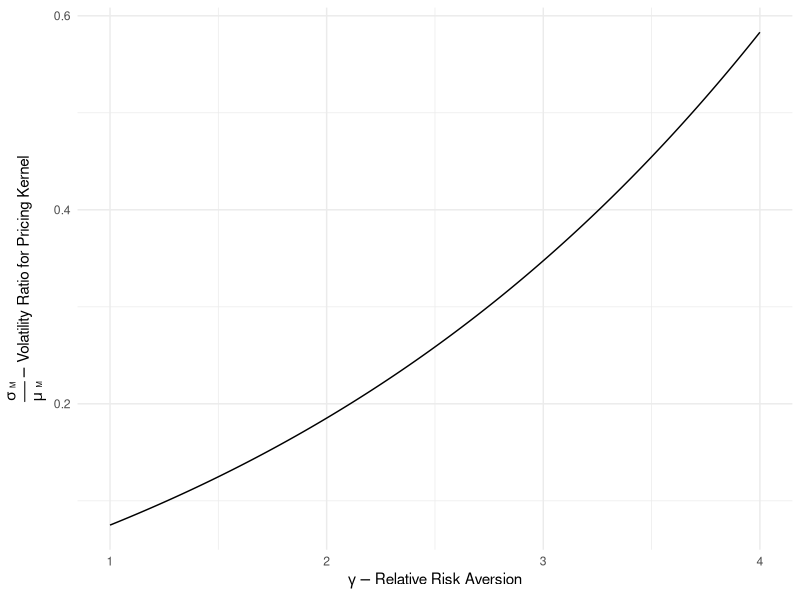
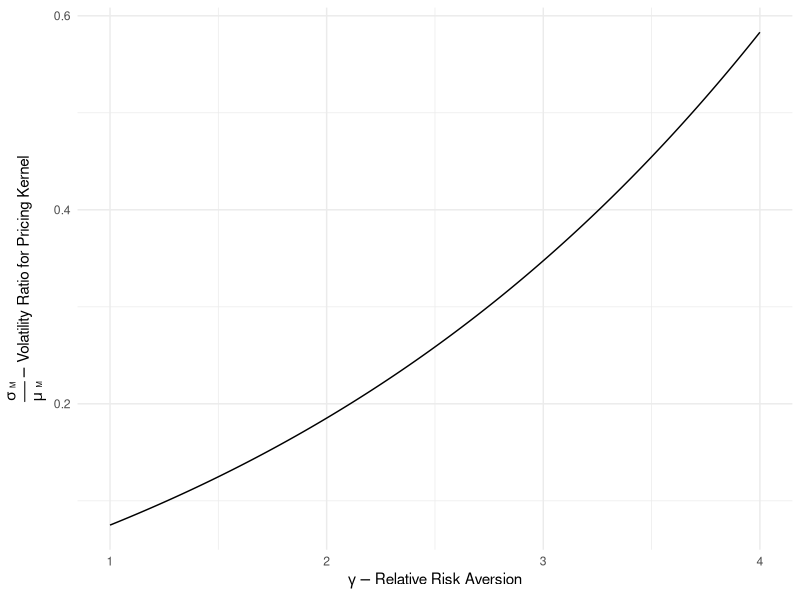

Generate these figures, in order, with R:
## ---- chunk 1
# import the library
library(tidyverse)
library(ggplot2)
library(knitr)
## ---- chunk 2
# set seed in order to get the same result for simulation
set.seed(600)
# number of simulation for epsilon and nu
n_simulation = 10^4
## ---- chunk 3
# create a data frame to save the consumption growth after exponentiation
g_df = data.frame()

# simulate the consumption growth after exponentiation
for (i in 1:n_simulation){
  # simulate epsilon from standard normal distribution
  epsilon = rnorm(1, mean = 0, sd = 1)
  # simulate probability of rare disaster occurs from standard uniform distribution
  random_nu = runif(1, 0, 1)
  # with probability of 1.7% for rare disaster occurs
  if (random_nu <= 0.017){
    # the effect of rare disaster for consumption growth is log(0.65)
    nu = log(0.65)
  }
  # with probability of 98.3% for rare disaster does not occurs
  else{
    # the effect of rare disaster for consumption growth is 0
    nu = 0
  }
  # compute consumption growth after exponentiation
  random_g = exp(0.02 + 0.02 * epsilon + nu)
  # save them into the data frame
  g_df[i, 1] = random_g
}
## ---- chunk 4
# set up the given value for relative risk aversion
gamma = seq(1, 4, 0.001)
# create a data frame for mean of pricing kernel
mean_m = data.frame()
# create a data frame for standard deviation for pricing kernel
sd_m = data.frame()
# compute pricing kernel with each value of relative risk aversion
for (i in gamma){
  M = 0.99 * g_df ^ (-i)
  mean_m[nrow(mean_m) + 1, 1] = colMeans(M)
  sd_m[nrow(sd_m) + 1, 1] = apply(M, 2, sd)
}
# compute the volatility ratio for pricing kernel
ratio_m = sd_m / mean_m
## ---- chunk 5
# the mean of pricing kernel for the first ten relative risk aversion
mean_df = head(mean_m, 10)
# the standard deviation of pricing kernel for the first ten relative risk aversion
sd_df = head(sd_m, 10)
# put the mean and standard deviation of pricing kernel into one data frame
table_df = data.frame(mean_df, sd_df)
# show the table of mean and standard deviation of pricing kernel for the first ten relative risk aversion
kable(table_df, 
      col.names = c("Mean of Pricing Kernel", "Standard Deviation of Pricing Kernel"), 
      caption = "Mean and Standard Deviation of Pricing Kernel for First Ten Relative Risk Aversion")
## ---- chunk 6
# save the volatility ratio for pricing kernel and relative risk aversion into one data frame
plot_df = data.frame(ratio_m, gamma)
# rename the column of data frame
colnames(plot_df) = c("ratio_M", "gamma")
## ---- chunk 7
# plot the volatility ratio for pricing kernel verus relative risk aversion
plot_df %>% 
  # relative risk aversion on x-axis and volatility ratio for pricing kernel on y-axis
  ggplot(aes(x = gamma, y = ratio_M)) + 
  # connect the observation in the order in data frame
  geom_path() + 
  # use the minimalistic theme for the plot
  theme_minimal() + 
  # add x label
  xlab(expression(gamma - "Relative Risk Aversion")) + 
  # add y label
  ylab(expression(frac(sigma~scriptscriptstyle(M), mu~scriptscriptstyle(M)) - "Volatility Ratio for Pricing Kernel"))
## ---- chunk 8
# set up the given value for relative risk aversion
gamma = seq(1, 4, 0.001)
# create a data frame for the relative risk aversion with volatility ratio is greater than 0.4
HJ_df = data.frame()

# compute pricing kernel with each value of relative risk aversion
for (i in gamma){
  M = 0.99 * g_df ^ (-i)
  # if the volatility ratio for pricing kernel is greater than 0.4
  if ((apply(M, 2, sd) / colMeans(M)) > 0.4){
    # then put the gamma into the data frame
    HJ_df[nrow(HJ_df) + 1, 1] = i
  }
}
# the smallest value for relative risk aversion with volatility ratio for pricing kernel is greater than 0.4
min(HJ_df)
## ---- chunk 9
# import the library
library(tidyverse)
library(ggplot2)
library(knitr)
## ---- chunk 10
# set seed in order to get the same result for simulation
set.seed(600)
# number of simulation for epsilon and nu
n_simulation = 10^4
## ---- chunk 11
# create a data frame to save the consumption growth after exponentiation
g_df = data.frame()

# simulate the consumption growth after exponentiation
for (i in 1:n_simulation){
  # simulate epsilon from standard normal distribution
  epsilon = rnorm(1, mean = 0, sd = 1)
  # simulate probability of rare disaster occurs from standard uniform distribution
  random_nu = runif(1, 0, 1)
  # with probability of 1.7% for rare disaster occurs
  if (random_nu <= 0.017){
    # the effect of rare disaster for consumption growth is log(0.65)
    nu = log(0.65)
  }
  # with probability of 98.3% for rare disaster does not occurs
  else{
    # the effect of rare disaster for consumption growth is 0
    nu = 0
  }
  # compute consumption growth after exponentiation
  random_g = exp(0.02 + 0.02 * epsilon + nu)
  # save them into the data frame
  g_df[i, 1] = random_g
}
## ---- chunk 12
# set up the given value for relative risk aversion
gamma = seq(1, 4, 0.001)
# create a data frame for mean of pricing kernel
mean_m = data.frame()
# create a data frame for standard deviation for pricing kernel
sd_m = data.frame()
# compute pricing kernel with each value of relative risk aversion
for (i in gamma){
  M = 0.99 * g_df ^ (-i)
  mean_m[nrow(mean_m) + 1, 1] = colMeans(M)
  sd_m[nrow(sd_m) + 1, 1] = apply(M, 2, sd)
}
# compute the volatility ratio for pricing kernel
ratio_m = sd_m / mean_m
## ---- chunk 13
# save the volatility ratio for pricing kernel and relative risk aversion into one data frame
plot_df = data.frame(ratio_m, gamma)
# rename the column of data frame
colnames(plot_df) = c("ratio_M", "gamma")
## ---- chunk 14
# plot the volatility ratio for pricing kernel verus relative risk aversion
plot_df %>% 
  # relative risk aversion on x-axis and volatility ratio for pricing kernel on y-axis
  ggplot(aes(x = gamma, y = ratio_M)) + 
  # connect the observation in the order in data frame
  geom_path() + 
  # use the minimalistic theme for the plot
  theme_minimal() + 
  # add x label
  xlab(expression(gamma - "Relative Risk Aversion")) + 
  # add y label
  ylab(expression(frac(sigma~scriptscriptstyle(M), mu~scriptscriptstyle(M)) - "Volatility Ratio for Pricing Kernel"))
## ---- chunk 15
# set up the given value for relative risk aversion
gamma = seq(1, 4, 0.001)
# create a data frame for the relative risk aversion with volatility ratio is greater than 0.4
HJ_df = data.frame()

# compute pricing kernel with each value of relative risk aversion
for (i in gamma){
  M = 0.99 * g_df ^ (-i)
  # if the volatility ratio for pricing kernel is greater than 0.4
  if ((apply(M, 2, sd) / colMeans(M)) > 0.4){
    # then put the gamma into the data frame
    HJ_df[nrow(HJ_df) + 1, 1] = i
  }
}
# the smallest value for relative risk aversion with volatility ratio for pricing kernel is greater than 0.4
min(HJ_df)
